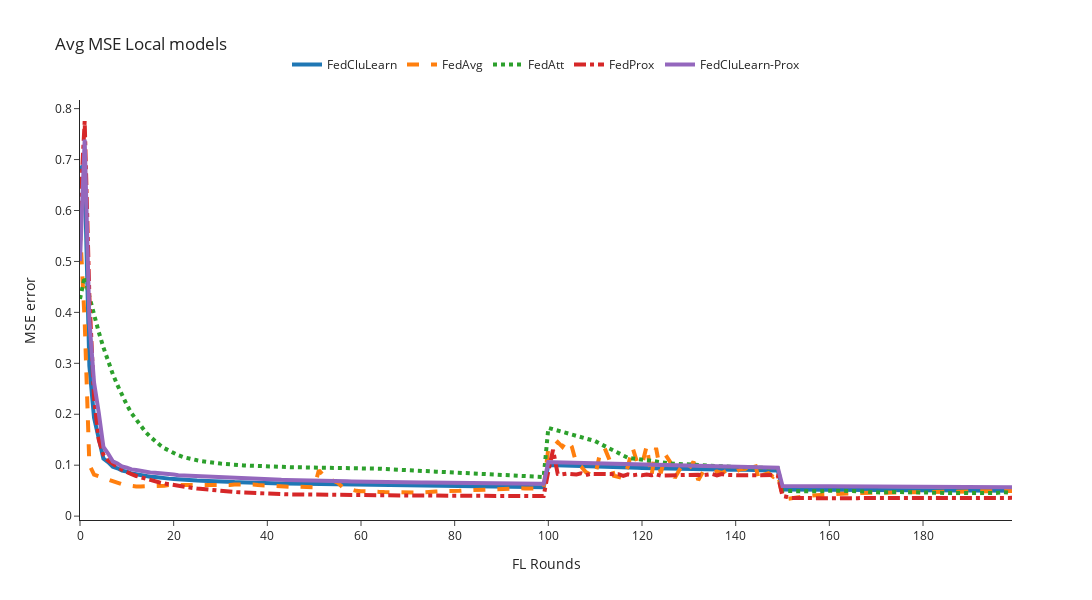

The notebook cell saved with this chart:
### Code cell
mse_column = 'mse'
n_rounds, y = preprocessing_results(filenames=local_filenames, mse_column=mse_column)
plot_plotly(n_rounds, y, title='Avg MSE Local models', y_axis_title=f'{mse_column.upper()} error', y_axis_max=0.3)

### Figure 1 — Plotly figure (JSON) as saved in the notebook; plotly's stock layout.template omitted (floating-point values rounded to 4 significant figures; data arrays with more than 128 entries replaced by an {"elided": "..."} marker saying what was removed)
{"data": [{"line": {"dash": "solid", "width": 4}, "mode": "lines", "name": "FedCluLearn", "type": "scatter", "x": {"elided": "201 int values"}, "y": {"elided": "200 float values"}}, {"line": {"dash": "dash", "width": 4}, "mode": "lines", "name": "FedAvg", "type": "scatter", "x": {"elided": "201 int values"}, "y": {"elided": "200 float values"}}, {"line": {"dash": "dot", "width": 4}, "mode": "lines", "name": "FedAtt", "type": "scatter", "x": {"elided": "201 int values"}, "y": {"elided": "200 float values"}}, {"line": {"dash": "dashdot", "width": 4}, "mode": "lines", "name": "FedProx", "type": "scatter", "x": {"elided": "201 int values"}, "y": {"elided": "200 float values"}}, {"line": {"dash": "solid", "width": 4}, "mode": "lines", "name": "FedCluLearn-Prox", "type": "scatter", "x": {"elided": "201 int values"}, "y": {"elided": "200 float values"}}], "layout": {"height": 600, "legend": {"orientation": "h", "x": 0.5, "xanchor": "center", "y": 1.05, "yanchor": "bottom"}, "title": {"text": "Avg MSE Local models"}, "width": 1200, "xaxis": {"autorange": true, "range": [0, 199], "title": {"text": "FL Rounds"}, "type": "linear"}, "yaxis": {"autorange": true, "range": [-0.007569, 0.8169], "title": {"text": "MSE error"}, "type": "linear"}}}
